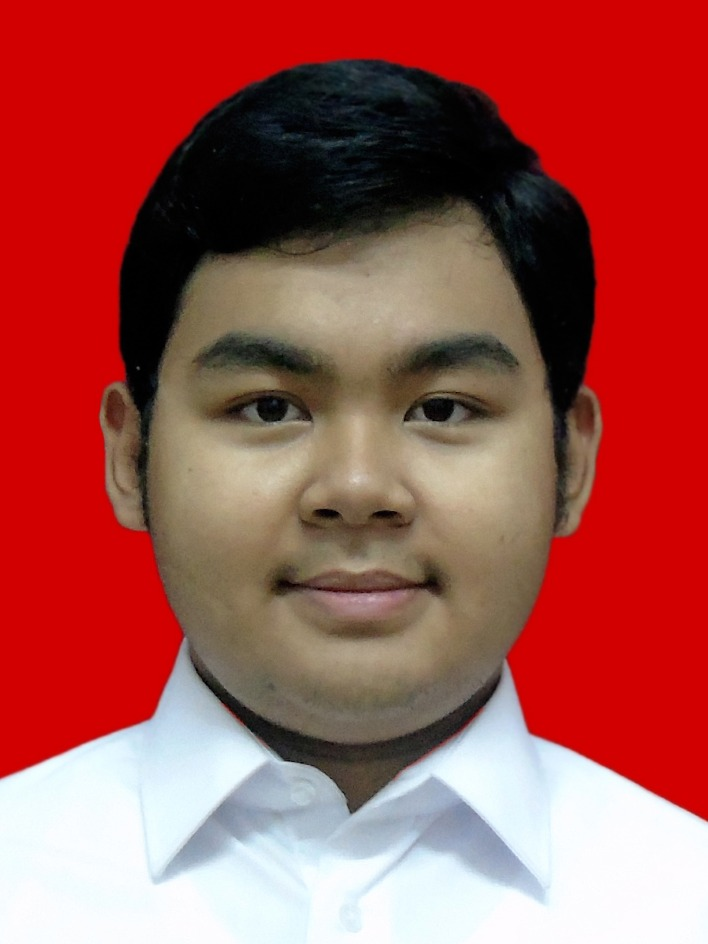
#> input picture Q5/sample.jpeg, 708 x 944 px, given in place of the camera
$ jupyter execute Q5_Haar_Cascade_face_recognition.ipynb   (shell and % lines are left out)   (text cells are left out)
#> lines starting #> are read from the running program, lines starting #| are printed output that depends on the picture
[cell 1]
import cv2
import os
from PIL import Image
import numpy as np

[cell 2]
# load face detector configurations (uses haar cascade face detection)
detector = cv2.CascadeClassifier('./haarcascade_frontalface_default.xml')

[cell 3]
faceID = 0 #each person has their own ID

dataset_dir = './images'

if not os.path.exists(dataset_dir):
    os.makedirs(dataset_dir)

[cell 4]
#using webcam to capture 60 frames of images
camera = cv2.VideoCapture(0)
img_count = 0

while (1>0):
    _, image = camera.read()
#> image is the input picture: shape (944, 708, 3); mean B, G, R 77.7, 82.5, 164.8
    image = cv2.cvtColor(image,cv2.COLOR_BGR2GRAY)
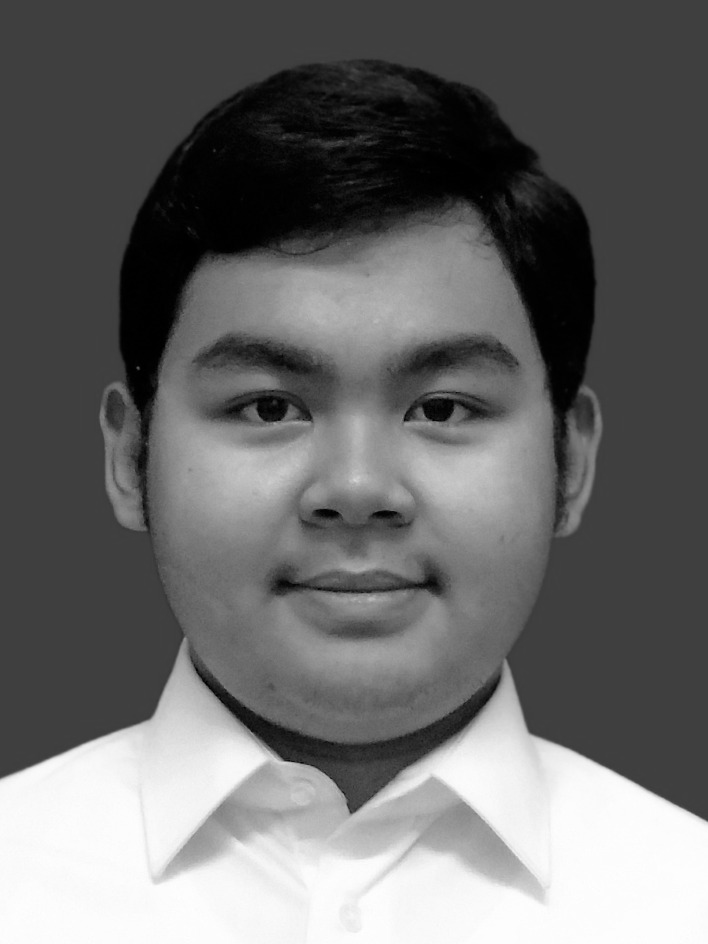
#> image: shape (944, 708); min 0, max 255, mean 106.6
    face = detector.detectMultiScale(image)
#> face = [[113, 207, 491, 491]]
    for (x,y,w,h) in face:
         # Crop the image
        cv2.rectangle(image, (x,y), (x+w,y+h), (255,0,0), 2)
        img_count = img_count + 1
        # Save the captured image to dataset_dir folder
        cv2.imwrite(dataset_dir+"/faceID." + str(faceID) + '.' + str(img_count) + ".jpg", image[y:y+h,x:x+w])
        print("saved "+str(img_count)+"frame for faceID "+str(faceID))
        # Display the video frame, with bounded rectangle on the person's face
        cv2.imshow('frame', image)
#> this loop made 1 pass
#> (x, y, w, h, img_count) on pass 1: (113, 207, 491, 491, 1)
#| saved 1frame for faceID 0
#> pass 1, `cv2.imwrite(dataset_dir+"/faceID." + str(faceID) + '.' + str(img_count..`:
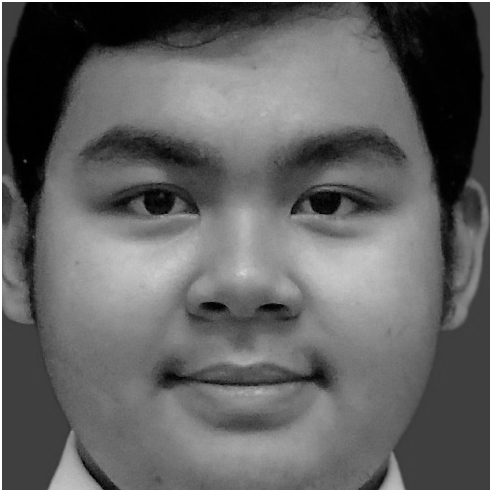
#> saved as faceID.0.1.jpg: shape (491, 491); min 0, max 255, mean 99
#> pass 1, `cv2.imshow('frame', image)`:
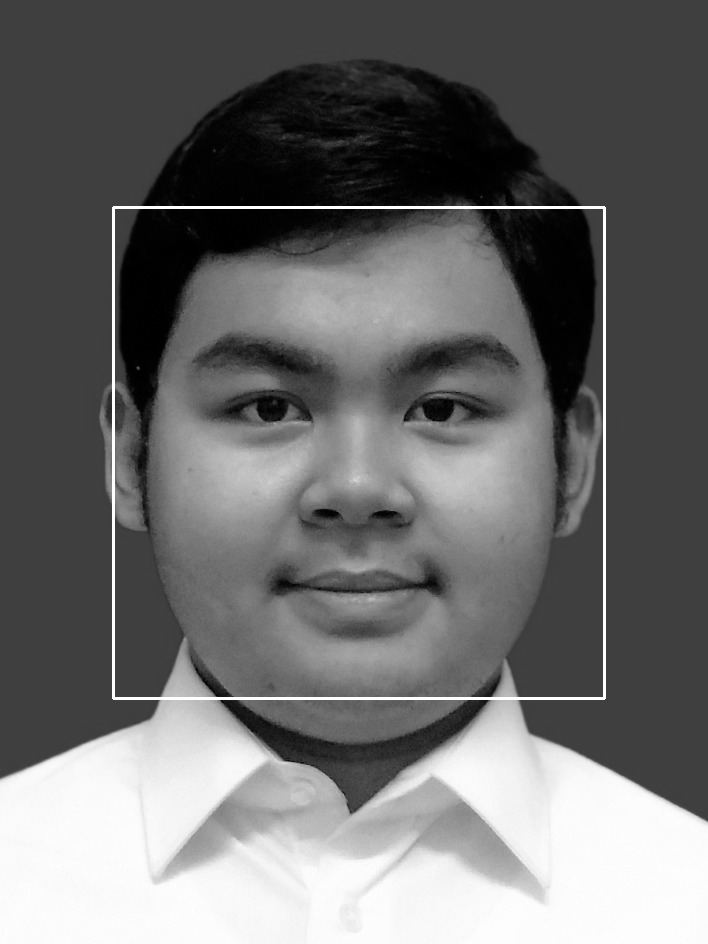
#> window 'frame': shape (944, 708); min 0, max 255, mean 108.3
#> after the loop, img_count = 1

    if img_count == 60:
        break

camera.release()
cv2.destroyAllWindows()
